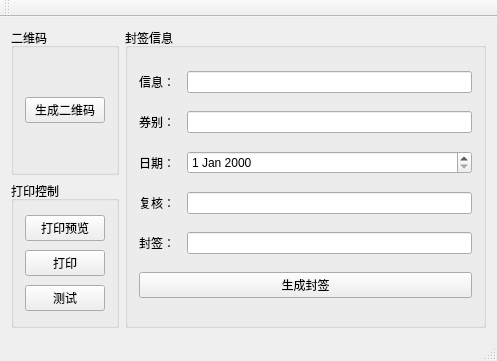
<?xml version="1.0" encoding="UTF-8"?>
<ui version="4.0">
 <class>QtBQPrintClass</class>
 <widget class="QMainWindow" name="QtBQPrintClass">
  <property name="geometry">
   <rect>
    <x>0</x>
    <y>0</y>
    <width>497</width>
    <height>361</height>
   </rect>
  </property>
  <property name="windowTitle">
   <string>QtBQPrint</string>
  </property>
  <widget class="QWidget" name="centralWidget">
   <layout class="QHBoxLayout" name="horizontalLayout_2">
    <item>
     <layout class="QVBoxLayout" name="verticalLayout_2">
      <item>
       <widget class="QGroupBox" name="groupBox">
        <property name="title">
         <string>二维码</string>
        </property>
        <layout class="QVBoxLayout" name="verticalLayout">
         <item>
          <widget class="QPushButton" name="pushButton_CreateQR">
           <property name="text">
            <string>生成二维码</string>
           </property>
          </widget>
         </item>
        </layout>
       </widget>
      </item>
      <item>
       <widget class="QGroupBox" name="groupBox_3">
        <property name="title">
         <string>打印控制</string>
        </property>
        <layout class="QVBoxLayout" name="verticalLayout_3">
         <item>
          <widget class="QPushButton" name="pushButton_PrePrint">
           <property name="text">
            <string>打印预览</string>
           </property>
          </widget>
         </item>
         <item>
          <widget class="QPushButton" name="pushButton_Print">
           <property name="text">
            <string>打印</string>
           </property>
          </widget>
         </item>
         <item>
          <widget class="QPushButton" name="pushButton_Test">
           <property name="text">
            <string>测试</string>
           </property>
          </widget>
         </item>
        </layout>
       </widget>
      </item>
     </layout>
    </item>
    <item>
     <widget class="QGroupBox" name="groupBox_2">
      <property name="title">
       <string>封签信息</string>
      </property>
      <layout class="QGridLayout" name="gridLayout">
       <item row="1" column="2">
        <widget class="QLineEdit" name="lineEdit_QBInfo"/>
       </item>
       <item row="2" column="0" colspan="2">
        <widget class="QLabel" name="label_3">
         <property name="text">
          <string>日期：</string>
         </property>
        </widget>
       </item>
       <item row="2" column="2">
        <widget class="QDateEdit" name="dateEdit_date"/>
       </item>
       <item row="0" column="0">
        <widget class="QLabel" name="label">
         <property name="text">
          <string>信息：</string>
         </property>
        </widget>
       </item>
       <item row="0" column="2">
        <widget class="QLineEdit" name="lineEdit_QRcode"/>
       </item>
       <item row="1" column="0" colspan="2">
        <widget class="QLabel" name="label_2">
         <property name="text">
          <string>券别：</string>
         </property>
        </widget>
       </item>
       <item row="3" column="2">
        <widget class="QLineEdit" name="lineEdit_FHInfo"/>
       </item>
       <item row="4" column="2">
        <widget class="QLineEdit" name="lineEdit_FQInfo"/>
       </item>
       <item row="3" column="0" colspan="2">
        <widget class="QLabel" name="label_4">
         <property name="text">
          <string>复核：</string>
         </property>
        </widget>
       </item>
       <item row="4" column="0">
        <widget class="QLabel" name="label_5">
         <property name="text">
          <string>封签：</string>
         </property>
        </widget>
       </item>
       <item row="5" column="0" colspan="3">
        <widget class="QPushButton" name="pushButton_CreateFQ">
         <property name="text">
          <string>生成封签</string>
         </property>
        </widget>
       </item>
      </layout>
     </widget>
    </item>
   </layout>
  </widget>
  <widget class="QMenuBar" name="menuBar">
   <property name="geometry">
    <rect>
     <x>0</x>
     <y>0</y>
     <width>497</width>
     <height>23</height>
    </rect>
   </property>
  </widget>
  <widget class="QToolBar" name="mainToolBar">
   <attribute name="toolBarArea">
    <enum>TopToolBarArea</enum>
   </attribute>
   <attribute name="toolBarBreak">
    <bool>false</bool>
   </attribute>
  </widget>
  <widget class="QStatusBar" name="statusBar"/>
 </widget>
 <layoutdefault spacing="6" margin="11"/>
 <resources>
  <include location="QtBQPrint.qrc"/>
 </resources>
 <connections/>
</ui>
